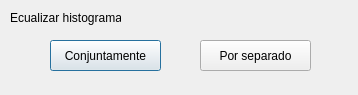
<?xml version="1.0" encoding="UTF-8"?>
<ui version="4.0">
 <class>ecualizacionhistograma</class>
 <widget class="QDialog" name="ecualizacionhistograma">
  <property name="geometry">
   <rect>
    <x>0</x>
    <y>0</y>
    <width>358</width>
    <height>95</height>
   </rect>
  </property>
  <property name="windowTitle">
   <string>Ecualización del histograma</string>
  </property>
  <widget class="QPushButton" name="pushButton">
   <property name="geometry">
    <rect>
     <x>50</x>
     <y>40</y>
     <width>111</width>
     <height>31</height>
    </rect>
   </property>
   <property name="text">
    <string>Conjuntamente</string>
   </property>
  </widget>
  <widget class="QPushButton" name="pushButton_2">
   <property name="geometry">
    <rect>
     <x>200</x>
     <y>40</y>
     <width>111</width>
     <height>31</height>
    </rect>
   </property>
   <property name="text">
    <string>Por separado</string>
   </property>
  </widget>
  <widget class="QLabel" name="label">
   <property name="geometry">
    <rect>
     <x>10</x>
     <y>10</y>
     <width>111</width>
     <height>16</height>
    </rect>
   </property>
   <property name="text">
    <string>Ecualizar histograma...</string>
   </property>
  </widget>
 </widget>
 <resources/>
 <connections/>
</ui>
